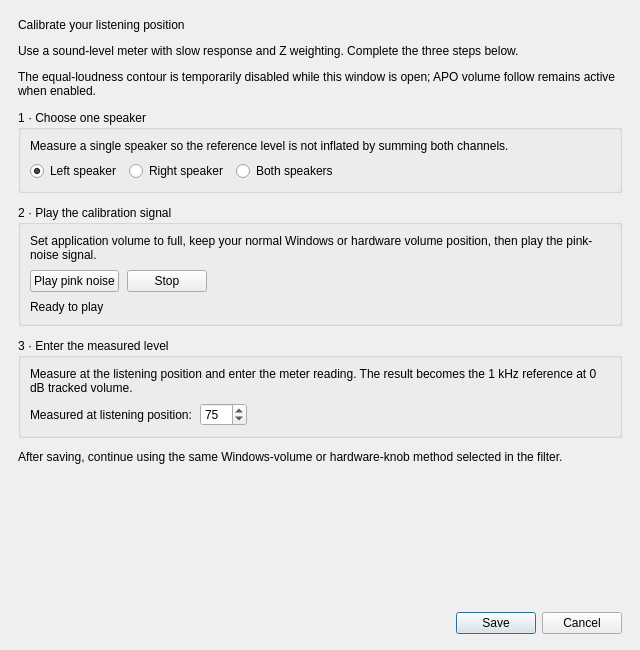
<?xml version="1.0" encoding="UTF-8"?>
<ui version="4.0">
 <class>LoudnessCorrectionFilterGUIDialog</class>
 <widget class="QDialog" name="LoudnessCorrectionFilterGUIDialog">
  <property name="geometry">
   <rect>
    <x>0</x>
    <y>0</y>
    <width>640</width>
    <height>650</height>
   </rect>
  </property>
  <property name="minimumSize">
   <size>
    <width>520</width>
    <height>540</height>
   </size>
  </property>
  <property name="windowTitle">
   <string>Listening-level calibration</string>
  </property>
  <layout class="QVBoxLayout" name="rootLayout">
   <property name="spacing"><number>12</number></property>
   <property name="leftMargin"><number>18</number></property>
   <property name="topMargin"><number>18</number></property>
   <property name="rightMargin"><number>18</number></property>
   <property name="bottomMargin"><number>16</number></property>
   <item>
    <widget class="QLabel" name="titleLabel">
     <property name="text"><string>Calibrate your listening position</string></property>
     <property name="accessibleName"><string>Calibration wizard</string></property>
    </widget>
   </item>
   <item>
    <widget class="QLabel" name="subtitleLabel">
     <property name="text"><string>Use a sound-level meter with slow response and Z weighting. Complete the three steps below.</string></property>
     <property name="wordWrap"><bool>true</bool></property>
    </widget>
   </item>
   <item>
    <widget class="QLabel" name="safetyStatusLabel">
     <property name="text"><string>The equal-loudness contour is temporarily disabled while this window is open; APO volume follow remains active when enabled.</string></property>
     <property name="wordWrap"><bool>true</bool></property>
    </widget>
   </item>
   <item>
    <widget class="QGroupBox" name="speakerStepGroup">
     <property name="title"><string>1 · Choose one speaker</string></property>
     <layout class="QVBoxLayout" name="speakerStepLayout">
      <property name="spacing"><number>8</number></property>
      <item>
       <widget class="QLabel" name="speakerHintLabel">
        <property name="text"><string>Measure a single speaker so the reference level is not inflated by summing both channels.</string></property>
        <property name="wordWrap"><bool>true</bool></property>
       </widget>
      </item>
      <item>
       <layout class="QHBoxLayout" name="channelLayout">
        <item>
         <widget class="QRadioButton" name="leftRadioButton">
          <property name="text"><string>Left speaker</string></property>
          <property name="checked"><bool>true</bool></property>
         </widget>
        </item>
        <item><widget class="QRadioButton" name="rightRadioButton"><property name="text"><string>Right speaker</string></property></widget></item>
        <item><widget class="QRadioButton" name="bothRadioButton"><property name="text"><string>Both speakers</string></property></widget></item>
        <item>
         <spacer name="speakerSpacer">
          <property name="orientation"><enum>Qt::Horizontal</enum></property>
          <property name="sizeHint" stdset="0"><size><width>40</width><height>20</height></size></property>
         </spacer>
        </item>
       </layout>
      </item>
     </layout>
    </widget>
   </item>
   <item>
    <widget class="QGroupBox" name="playbackStepGroup">
     <property name="title"><string>2 · Play the calibration signal</string></property>
     <layout class="QVBoxLayout" name="playbackStepLayout">
      <property name="spacing"><number>8</number></property>
      <item>
       <widget class="QLabel" name="playbackHintLabel">
        <property name="text"><string>Set application volume to full, keep your normal Windows or hardware volume position, then play the pink-noise signal.</string></property>
        <property name="wordWrap"><bool>true</bool></property>
       </widget>
      </item>
      <item>
       <layout class="QGridLayout" name="playbackControlsLayout">
        <item row="0" column="0">
         <widget class="QPushButton" name="playButton">
          <property name="text"><string>Play pink noise</string></property>
          <property name="accessibleDescription"><string>Starts a looping pink-noise signal on the selected speaker</string></property>
         </widget>
        </item>
        <item row="0" column="1"><widget class="QPushButton" name="stopButton"><property name="text"><string>Stop</string></property></widget></item>
        <item row="0" column="2">
         <spacer name="playbackSpacer">
          <property name="orientation"><enum>Qt::Horizontal</enum></property>
          <property name="sizeHint" stdset="0"><size><width>40</width><height>20</height></size></property>
         </spacer>
        </item>
        <item row="1" column="0" colspan="3">
         <widget class="QLabel" name="playbackStatusLabel">
          <property name="text"><string>Ready to play</string></property>
          <property name="wordWrap"><bool>true</bool></property>
          <property name="alignment"><set>Qt::AlignLeading|Qt::AlignLeft|Qt::AlignVCenter</set></property>
         </widget>
        </item>
       </layout>
      </item>
     </layout>
    </widget>
   </item>
   <item>
    <widget class="QGroupBox" name="measurementStepGroup">
     <property name="title"><string>3 · Enter the measured level</string></property>
     <layout class="QVBoxLayout" name="measurementStepLayout">
      <property name="spacing"><number>8</number></property>
      <item>
       <widget class="QLabel" name="measurementHintLabel">
        <property name="text"><string>Measure at the listening position and enter the meter reading. The result becomes the 1 kHz reference at 0 dB tracked volume.</string></property>
        <property name="wordWrap"><bool>true</bool></property>
       </widget>
      </item>
      <item>
       <layout class="QHBoxLayout" name="measurementControlsLayout">
        <item><widget class="QLabel" name="levelLabel"><property name="text"><string>Measured at listening position:</string></property></widget></item>
        <item>
         <widget class="QSpinBox" name="levelSpinBox">
          <property name="minimum"><number>1</number></property>
          <property name="maximum"><number>100</number></property>
          <property name="value"><number>75</number></property>
         </widget>
        </item>
        <item>
         <spacer name="measurementSpacer">
          <property name="orientation"><enum>Qt::Horizontal</enum></property>
          <property name="sizeHint" stdset="0"><size><width>40</width><height>20</height></size></property>
         </spacer>
        </item>
       </layout>
      </item>
     </layout>
    </widget>
   </item>
   <item>
    <widget class="QLabel" name="footerHintLabel">
     <property name="text"><string>After saving, continue using the same Windows-volume or hardware-knob method selected in the filter.</string></property>
     <property name="wordWrap"><bool>true</bool></property>
    </widget>
   </item>
   <item>
    <spacer name="verticalSpacer">
     <property name="orientation"><enum>Qt::Vertical</enum></property>
     <property name="sizeHint" stdset="0"><size><width>20</width><height>12</height></size></property>
    </spacer>
   </item>
   <item>
    <widget class="QDialogButtonBox" name="buttonBox">
     <property name="orientation"><enum>Qt::Horizontal</enum></property>
     <property name="standardButtons"><set>QDialogButtonBox::Cancel|QDialogButtonBox::Save</set></property>
    </widget>
   </item>
  </layout>
 </widget>
 <tabstops>
  <tabstop>leftRadioButton</tabstop>
  <tabstop>rightRadioButton</tabstop>
  <tabstop>bothRadioButton</tabstop>
  <tabstop>playButton</tabstop>
  <tabstop>stopButton</tabstop>
  <tabstop>levelSpinBox</tabstop>
 </tabstops>
 <resources/>
 <connections>
  <connection><sender>buttonBox</sender><signal>accepted()</signal><receiver>LoudnessCorrectionFilterGUIDialog</receiver><slot>accept()</slot><hints/></connection>
  <connection><sender>buttonBox</sender><signal>rejected()</signal><receiver>LoudnessCorrectionFilterGUIDialog</receiver><slot>reject()</slot><hints/></connection>
 </connections>
</ui>
